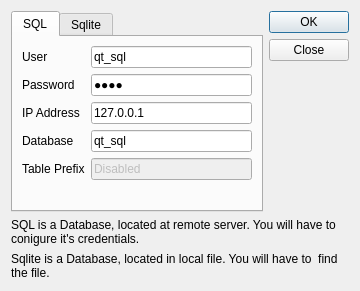
<?xml version="1.0" encoding="UTF-8"?>
<ui version="4.0">
 <class>Dialog_SelectDB</class>
 <widget class="QDialog" name="Dialog_SelectDB">
  <property name="geometry">
   <rect>
    <x>0</x>
    <y>0</y>
    <width>360</width>
    <height>291</height>
   </rect>
  </property>
  <property name="sizePolicy">
   <sizepolicy hsizetype="Fixed" vsizetype="Fixed">
    <horstretch>0</horstretch>
    <verstretch>0</verstretch>
   </sizepolicy>
  </property>
  <property name="minimumSize">
   <size>
    <width>360</width>
    <height>291</height>
   </size>
  </property>
  <property name="maximumSize">
   <size>
    <width>360</width>
    <height>291</height>
   </size>
  </property>
  <property name="windowTitle">
   <string>Select Database</string>
  </property>
  <property name="windowIcon">
   <iconset resource="config_res.qrc">
    <normaloff>:/images/book-icon.png</normaloff>:/images/book-icon.png</iconset>
  </property>
  <layout class="QGridLayout" name="gridLayout">
   <item row="0" column="0">
    <widget class="QTabWidget" name="tabWidget">
     <property name="enabled">
      <bool>true</bool>
     </property>
     <property name="currentIndex">
      <number>0</number>
     </property>
     <widget class="QWidget" name="tab_sql">
      <property name="toolTip">
       <string/>
      </property>
      <property name="statusTip">
       <string/>
      </property>
      <property name="accessibleName">
       <string/>
      </property>
      <attribute name="title">
       <string>SQL</string>
      </attribute>
      <layout class="QHBoxLayout" name="horizontalLayout">
       <item>
        <layout class="QFormLayout" name="formLayout">
         <item row="0" column="0">
          <widget class="QLabel" name="label_user">
           <property name="text">
            <string>User</string>
           </property>
          </widget>
         </item>
         <item row="0" column="1">
          <widget class="QLineEdit" name="lineEdit_user">
           <property name="text">
            <string>qt_sql</string>
           </property>
          </widget>
         </item>
         <item row="1" column="0">
          <widget class="QLabel" name="label_password">
           <property name="text">
            <string>Password</string>
           </property>
          </widget>
         </item>
         <item row="1" column="1">
          <widget class="QLineEdit" name="lineEdit_password">
           <property name="text">
            <string>2301</string>
           </property>
           <property name="echoMode">
            <enum>QLineEdit::Password</enum>
           </property>
          </widget>
         </item>
         <item row="2" column="0">
          <widget class="QLabel" name="label_ip">
           <property name="text">
            <string>IP Address</string>
           </property>
          </widget>
         </item>
         <item row="2" column="1">
          <widget class="QLineEdit" name="lineEdit_ip">
           <property name="text">
            <string>127.0.0.1</string>
           </property>
          </widget>
         </item>
         <item row="3" column="0">
          <widget class="QLabel" name="label_dbname">
           <property name="text">
            <string>Database</string>
           </property>
          </widget>
         </item>
         <item row="3" column="1">
          <widget class="QLineEdit" name="lineEdit_db">
           <property name="text">
            <string>qt_sql</string>
           </property>
          </widget>
         </item>
         <item row="4" column="0">
          <widget class="QLabel" name="label_table">
           <property name="text">
            <string>Table Prefix</string>
           </property>
          </widget>
         </item>
         <item row="4" column="1">
          <widget class="QLineEdit" name="lineEdit_prefix">
           <property name="enabled">
            <bool>false</bool>
           </property>
           <property name="text">
            <string>Disabled</string>
           </property>
          </widget>
         </item>
        </layout>
       </item>
      </layout>
     </widget>
     <widget class="QWidget" name="tab_sqlite">
      <property name="enabled">
       <bool>false</bool>
      </property>
      <attribute name="title">
       <string>Sqlite</string>
      </attribute>
      <layout class="QFormLayout" name="formLayout_2">
       <item row="0" column="0">
        <widget class="QLabel" name="label">
         <property name="text">
          <string>File:</string>
         </property>
        </widget>
       </item>
       <item row="0" column="1">
        <widget class="QLabel" name="label_2">
         <property name="text">
          <string>Not selected</string>
         </property>
        </widget>
       </item>
       <item row="1" column="1">
        <widget class="QPushButton" name="pushButton">
         <property name="text">
          <string>Open</string>
         </property>
         <property name="shortcut">
          <string>P</string>
         </property>
        </widget>
       </item>
      </layout>
     </widget>
    </widget>
   </item>
   <item row="0" column="1">
    <layout class="QVBoxLayout" name="verticalLayout">
     <item>
      <widget class="QDialogButtonBox" name="buttonBox">
       <property name="sizePolicy">
        <sizepolicy hsizetype="Fixed" vsizetype="Fixed">
         <horstretch>0</horstretch>
         <verstretch>0</verstretch>
        </sizepolicy>
       </property>
       <property name="orientation">
        <enum>Qt::Vertical</enum>
       </property>
       <property name="standardButtons">
        <set>QDialogButtonBox::Close|QDialogButtonBox::Ok</set>
       </property>
      </widget>
     </item>
     <item>
      <spacer name="verticalSpacer">
       <property name="orientation">
        <enum>Qt::Vertical</enum>
       </property>
       <property name="sizeHint" stdset="0">
        <size>
         <width>20</width>
         <height>40</height>
        </size>
       </property>
      </spacer>
     </item>
    </layout>
   </item>
   <item row="1" column="0" colspan="2">
    <widget class="QLabel" name="label_3">
     <property name="text">
      <string>SQL is a Database, located at remote server. You will have to conigure it's credentials.</string>
     </property>
     <property name="wordWrap">
      <bool>true</bool>
     </property>
    </widget>
   </item>
   <item row="2" column="0" colspan="2">
    <widget class="QLabel" name="label_4">
     <property name="text">
      <string>Sqlite is a Database, located in local file. You will have to  find the file.</string>
     </property>
     <property name="wordWrap">
      <bool>true</bool>
     </property>
    </widget>
   </item>
  </layout>
 </widget>
 <resources>
  <include location="config_res.qrc"/>
 </resources>
 <connections>
  <connection>
   <sender>buttonBox</sender>
   <signal>accepted()</signal>
   <receiver>Dialog_SelectDB</receiver>
   <slot>accept()</slot>
   <hints>
    <hint type="sourcelabel">
     <x>248</x>
     <y>254</y>
    </hint>
    <hint type="destinationlabel">
     <x>157</x>
     <y>274</y>
    </hint>
   </hints>
  </connection>
  <connection>
   <sender>buttonBox</sender>
   <signal>rejected()</signal>
   <receiver>Dialog_SelectDB</receiver>
   <slot>reject()</slot>
   <hints>
    <hint type="sourcelabel">
     <x>316</x>
     <y>260</y>
    </hint>
    <hint type="destinationlabel">
     <x>286</x>
     <y>274</y>
    </hint>
   </hints>
  </connection>
 </connections>
</ui>
